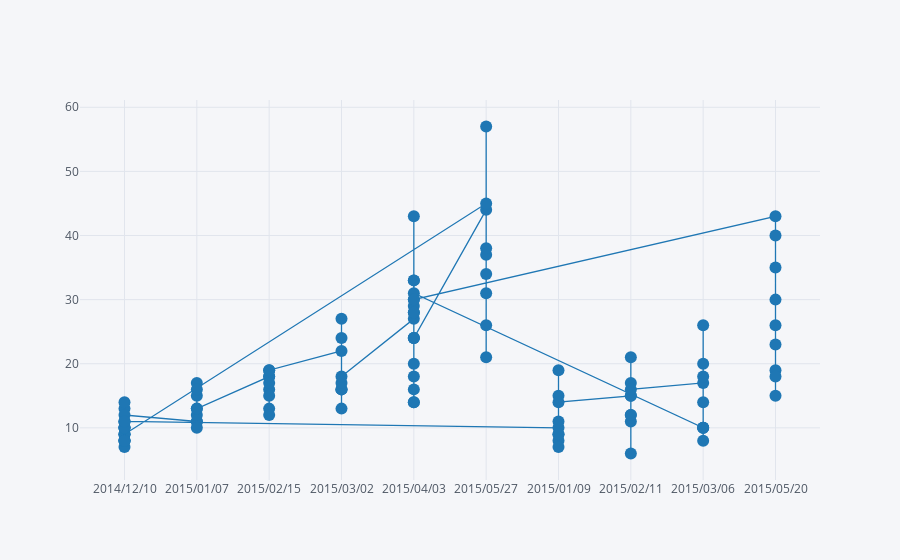

The notebook cell this image was saved under:
### Code cell
# genotypes = df['Genotype'].unique()

# if len(genotypes) > 1:
    
    
df.iplot(kind = "lines", 
              mode='lines+markers',
              x='date',
              y="nb_total_leaves",
#               asFigure=True,
             )

### Figure 1 — Plotly figure (JSON) as saved in the notebook; plotly's stock layout.template omitted (floating-point values rounded to 4 significant figures)
{"data": [{"line": {"color": "rgba(31, 119, 180, 1.0)", "dash": "solid", "shape": "linear", "width": 1.3}, "marker": {"size": 12, "symbol": "circle"}, "mode": "lines+markers", "name": "nb_total_leaves", "text": "", "type": "scatter", "x": ["2014/12/10", "2014/12/10", "2014/12/10", "2014/12/10", "2014/12/10", "2014/12/10", "2014/12/10", "2014/12/10", "2014/12/10", "2015/01/07", "2015/01/07", "2015/01/07", "2015/01/07", "2015/01/07", "2015/01/07", "2015/01/07", "2015/01/07", "2015/01/07", "2015/02/15", "2015/02/15", "2015/02/15", "2015/02/15", "2015/02/15", "2015/02/15", "2015/02/15", "2015/02/15", "2015/02/15", "2015/03/02", "2015/03/02", "2015/03/02", "2015/03/02", "2015/03/02", "2015/03/02", "2015/03/02", "2015/03/02", "2015/03/02", "2015/04/03", "2015/04/03", "2015/04/03", "2015/04/03", "2015/04/03", "2015/04/03", "2015/04/03", "2015/04/03", "2015/04/03", "2015/05/27", "2015/05/27", "2015/05/27", "2015/05/27", "2015/05/27", "2015/05/27", "2015/05/27", "2015/05/27", "2015/05/27", "2014/12/10", "2014/12/10", "2014/12/10", "2014/12/10", "2014/12/10", "2014/12/10", "2014/12/10", "2014/12/10", "2014/12/10", "2015/01/09", "2015/01/09", "2015/01/09", "2015/01/09", "2015/01/09", "2015/01/09", "2015/01/09", "2015/01/09", "2015/01/09", "2015/02/11", "2015/02/11", "2015/02/11", "2015/02/11", "2015/02/11", "2015/02/11", "2015/02/11", "2015/02/11", "2015/02/11", "2015/03/06", "2015/03/06", "2015/03/06", "2015/03/06", "2015/03/06", "2015/03/06", "2015/03/06", "2015/03/06", "2015/03/06", "2015/04/03", "2015/04/03", "2015/04/03", "2015/04/03", "2015/04/03", "2015/04/03", "2015/04/03", "2015/04/03", "2015/04/03", "2015/05/20", "2015/05/20", "2015/05/20", "2015/05/20", "2015/05/20", "2015/05/20", "2015/05/20", "2015/05/20", "2015/05/20"], "y": [13, 14, 10, 8, 9, 11, 11, 10, 12, 11, 15, 17, 11, 16, 10, 12, 13, 13, 18, 13, 16, 18, 15, 17, 12, 19, 19, 22, 16, 16, 24, 13, 16, 27, 17, 18, 27, 30, 43, 33, 18, 14, 33, 24, 24, 44, 37, 34, 38, 26, 21, 31, 57, 45, 9, 9, 7, 10, 8, 8, 10, 8, 11, 10, 19, 8, 7, 9, 9, 11, 15, 14, 15, 11, 21, 15, 17, 12, 6, 12, 16, 17, 10, 20, 10, 18, 14, 8, 26, 10, 31, 24, 14, 28, 29, 28, 20, 16, 30, 43, 19, 23, 30, 15, 40, 35, 26, 18]}], "layout": {"legend": {"bgcolor": "#F5F6F9", "font": {"color": "#4D5663"}}, "paper_bgcolor": "#F5F6F9", "plot_bgcolor": "#F5F6F9", "title": {"font": {"color": "#4D5663"}}, "xaxis": {"gridcolor": "#E1E5ED", "showgrid": true, "tickfont": {"color": "#4D5663"}, "title": {"font": {"color": "#4D5663"}, "text": ""}, "zerolinecolor": "#E1E5ED"}, "yaxis": {"gridcolor": "#E1E5ED", "showgrid": true, "tickfont": {"color": "#4D5663"}, "title": {"font": {"color": "#4D5663"}, "text": ""}, "zerolinecolor": "#E1E5ED"}}}
